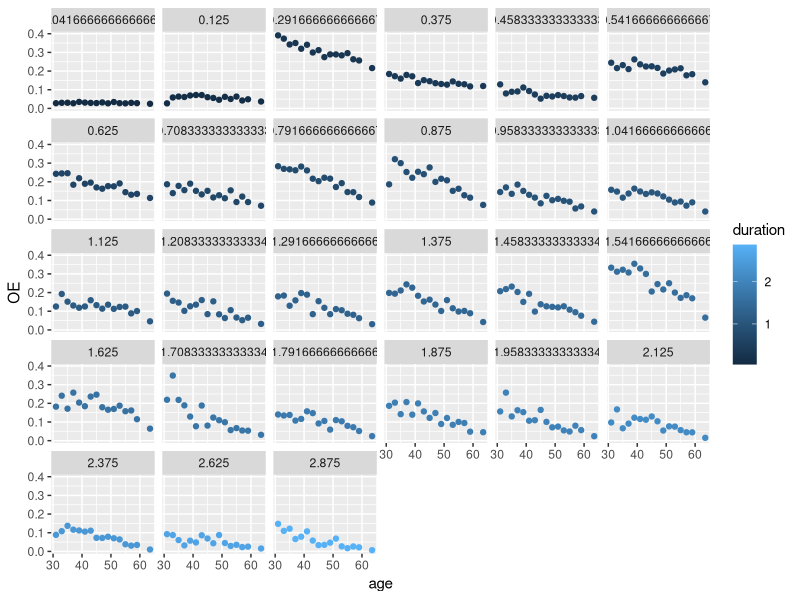
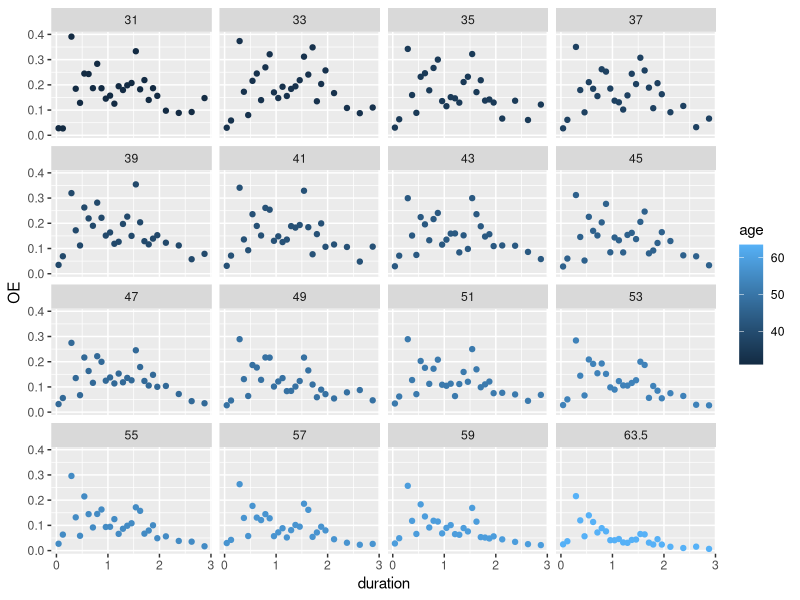
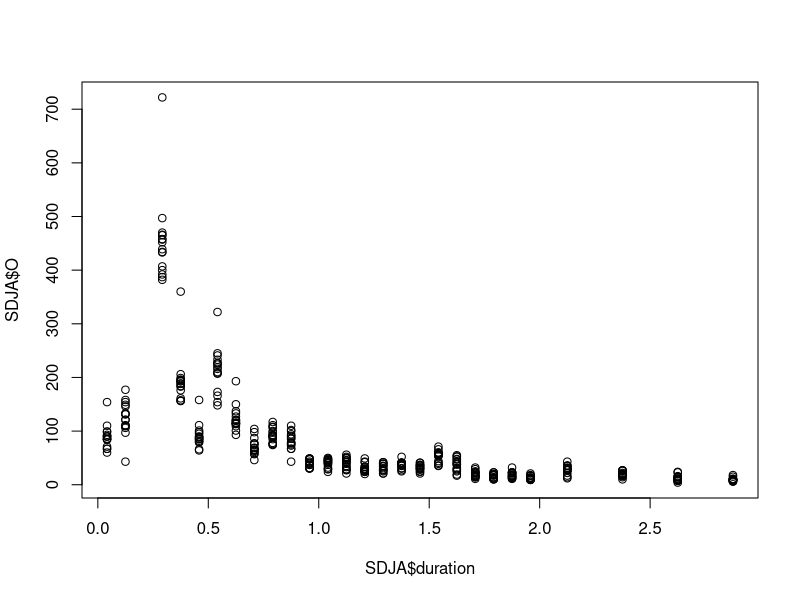
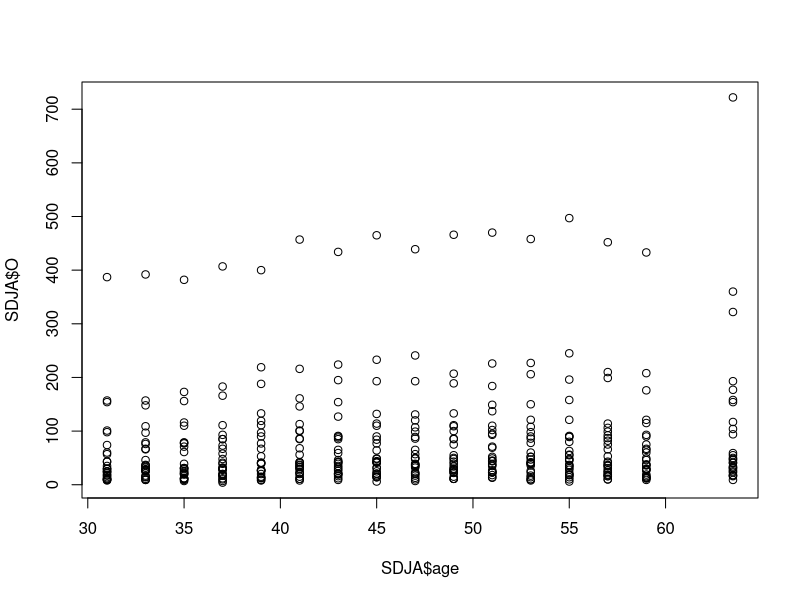
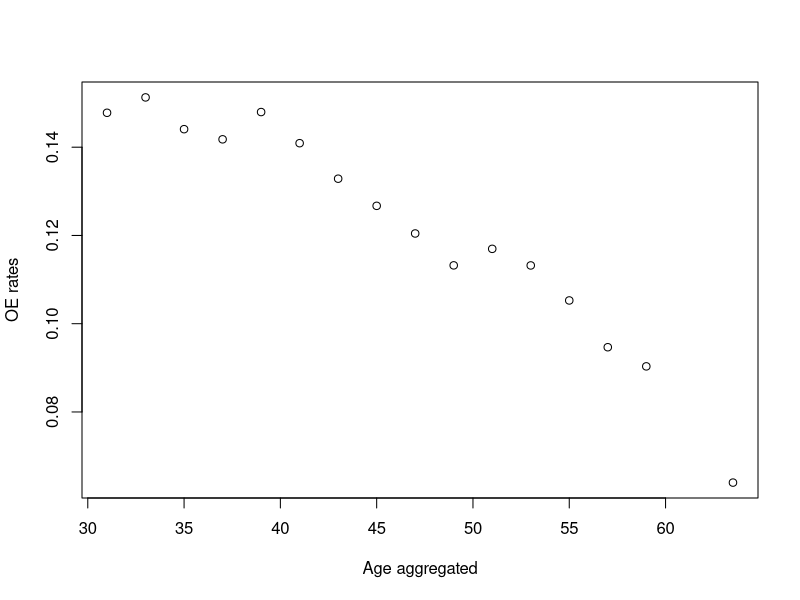
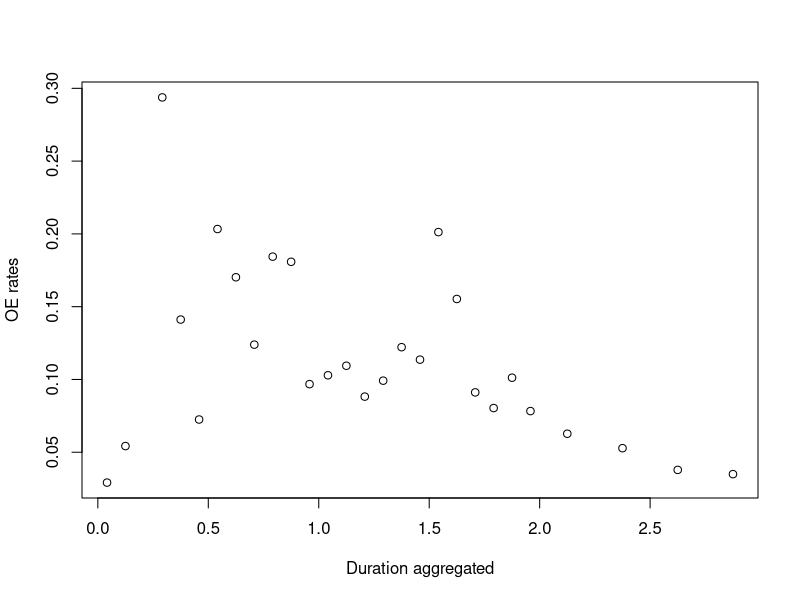
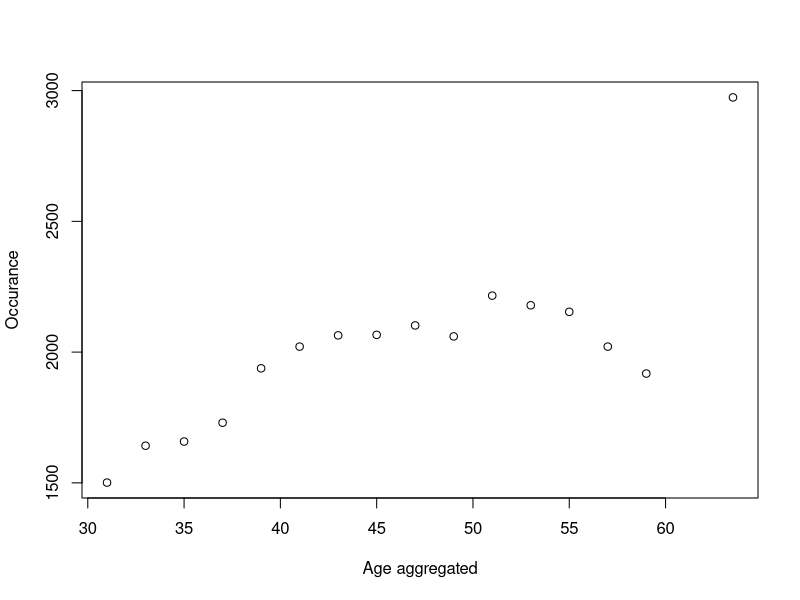
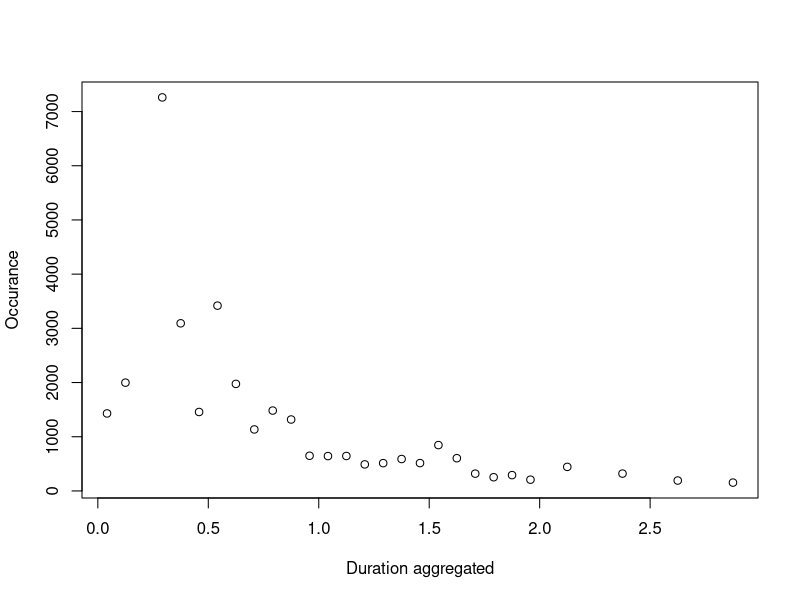

The R script that drew these images, in order:
######################################################
####               PAKKER OG DATA                 ####
######################################################
library(tidyverse)
library(ggplot2)
library(dplyr)
library(stats)
library(splines)
library(hexbin)


#Indlæs data:
SDJA <- read_csv("Data/SD/SDJA.csv")

# Opret variabel OE-rater
SDJA$OE <- SDJA$O / SDJA$E

# Vis data og opsummering
#view(Data)
#summary(Data)


######################################################
####        Datapunkt ved u = 2 måneder           ####
######################################################

#OE-raten for varrighed 2 måneder for alle aldre
SDJA_filtered <- SDJA[abs(SDJA$duration - 0.16666667) < 1e-8, ]
SDJA_OE_2m<-sum(SDJA_filtered$O)/sum(SDJA_filtered$E)

#Centrerer age
unique_ages_SDJA <- unique(SDJA$age)
midpoints_SDJA <- (unique_ages_SDJA[-1] + unique_ages_SDJA[-length(unique_ages_SDJA)]) / 2
custom_last_point_SDJA <- (67 - 60) / 2 + 60  # Brug 63.5 som værdi i højre endepunkt da det sidste datapunkt er 60 år
midpoints_SDJA <- c(midpoints_SDJA, custom_last_point_SDJA)
SDJA$age <- midpoints_SDJA[match(SDJA$age, unique_ages_SDJA)]


#Centrerer duration
midpointsduration_SDJA<-c((unique(SDJA$duration)[-1]+unique(SDJA$duration)[-length(unique(SDJA$duration))])/2,unique(SDJA$duration)[length(unique(SDJA$duration))])
SDJA$duration<-midpointsduration_SDJA[match(SDJA$duration, unique(SDJA$duration))]

#Fjerner punktet ved 3 år
SDJA<-SDJA[SDJA$duration!=unique(SDJA$duration)[length(unique(SDJA$duration))],]
#Fjerner punktet ved 2 måneder
SDJA <- SDJA[SDJA$duration != unique(SDJA$duration)[3], ]



print(midpointsduration_SDJA)
print(unique(SDJA$duration))

view(SDJA)

######################################################
####           Punktmasse: q-værdi                ####
######################################################

q <- SDJA_OE_2m


######################################################
####                  Ny model                    ####
######################################################

#----------------VISUALISERING AF DATA---------------
ggplot(SDJA, aes(x = age, y=OE)) +
  geom_point(aes(color = duration))+
  facet_wrap(~ duration)

ggplot(SDJA, aes(x = duration, y=OE)) +
  geom_point(aes(color = age))+
  facet_wrap(~ age)

plot(y=SDJA$O, x=SDJA$duration)
plot(y=SDJA$O, x=SDJA$age)


#---------AGGREGERING OG IKKE-LINEARE TRENDS--------

# Aggregering af data efter 'age'
AgeAgg <- SDJA %>%
  group_by(age) %>%
  summarise(expoAgg = sum(E), occAgg=sum(O)) %>%
  mutate(OE = occAgg/expoAgg)


# Aggregering af data efter 'duration'
DurAgg <- SDJA %>%
  group_by(duration) %>%
  summarise(expoAgg = sum(E), occAgg=sum(O)) %>%
  mutate(OE = occAgg/expoAgg)


# Plots af trends
plot(AgeAgg$age, AgeAgg$OE,xlab="Age aggregated", ylab="OE rates")
plot(DurAgg$duration, DurAgg$OE,xlab="Duration aggregated", ylab="OE rates")

plot(AgeAgg$age, AgeAgg$occAgg,xlab="Age aggregated", ylab="Occurance")
plot(DurAgg$duration, DurAgg$occAgg,xlab="Duration aggregated", ylab="Occurance")

plot(AgeAgg$age, AgeAgg$occAgg)
plot(DurAgg$duration, DurAgg$occAgg)

plot(AgeAgg$age, AgeAgg$expoAgg,xlab="Age aggregated", ylab="Exposure")
plot(DurAgg$duration, DurAgg$expoAgg,xlab="Duration aggregated", ylab="Exposure")




######################################################
####                  Residualplots               ####
######################################################


residplotage<-function(model){qplot(SDJA$age, .stdresid,data = model)+
    geom_smooth(method = "loess", size = 1, formula = y ~ x) +
    xlab("Age") +
    ylab("Fitted values")}

residplotduration<-function(model){qplot(SDJA$duration, .stdresid,data = model)+
    geom_smooth(method = "loess", size = 1, formula = y ~ x) +
    xlab("Duration") +
    ylab("Fitted values")}


######################################################
####                  GLM MODELLER                ####
######################################################
glm_linear_1 <- glm(O ~ age + duration, offset = log(E), 
                    family = poisson, data = SDJA)

glm_linear_2 <- glm(O ~ age, offset = log(E), 
                    family = poisson, data = SDJA)

glm_linear_3 <- glm(O ~ duration, offset = log(E), 
                    family = poisson, data = SDJA)


AIC(glm_linear_1,glm_linear_2,glm_linear_3)


######################################################
####                  POLYNIMIER                  ####
######################################################

glm_poly_1 <- glm(O ~ age + poly(duration, 1), offset = log(E), 
                  family = poisson, data = SDJA)

glm_poly_2 <- glm(O ~ age + poly(duration, 2), offset = log(E), 
                  family = poisson, data = SDJA)

glm_poly_4 <- glm(O ~ age + poly(duration, 4), offset = log(E), 
                  family = poisson, data = SDJA)

glm_poly_6 <- glm(O ~ age + poly(duration, 6), offset = log(E), 
                  family = poisson, data = SDJA)

glm_poly_8 <- glm(O ~ age + poly(duration, 8), offset = log(E), 
                  family = poisson, data = SDJA)

glm_poly_10 <- glm(O ~ age + poly(duration, 10), offset = log(E), 
                   family = poisson, data = SDJA)

glm_poly_12 <- glm(O ~ age + poly(duration, 12), offset = log(E), 
                   family = poisson, data = SDJA)

glm_poly_14 <- glm(O ~ age + poly(duration, 14), offset = log(E), 
                   family = poisson, data = SDJA)

glm_poly_16 <- glm(O ~ age + poly(duration, 16), offset = log(E), 
                   family = poisson, data =SDJA)

glm_poly_18 <- glm(O ~ age + poly(duration, 18), offset = log(E), 
                   family = poisson, data = SDJA)


AIC(glm_poly_1,glm_poly_2,glm_poly_4,glm_poly_6,glm_poly_8,glm_poly_10,glm_poly_12,glm_poly_14,glm_poly_16,glm_poly_18)

residplotduration(glm_poly_2)
residplotduration(glm_poly_6)
residplotduration(glm_poly_10)
residplotduration(glm_poly_16)
residplotduration(glm_poly_18)



glm_poly_2_1 <- glm(O ~ poly(age, 2) + poly(duration, 1), offset = log(E), 
                  family = poisson, data = SDJA)

glm_poly_2_2 <- glm(O ~ poly(age, 2) + poly(duration, 2), offset = log(E), 
                  family = poisson, data = SDJA)


glm_poly_2_4 <- glm(O ~ poly(age, 2) + poly(duration, 4), offset = log(E), 
                  family = poisson, data = SDJA)

glm_poly_2_6 <- glm(O ~ poly(age, 2) + poly(duration, 6), offset = log(E), 
                  family = poisson, data = SDJA)

glm_poly_2_8 <- glm(O ~ poly(age, 2) + poly(duration, 8), offset = log(E), 
                  family = poisson, data = SDJA)

glm_poly_2_10 <- glm(O ~ poly(age, 2) + poly(duration, 10), offset = log(E), 
                   family = poisson, data = SDJA)

glm_poly_2_12 <- glm(O ~ poly(age, 2) + poly(duration, 12), offset = log(E), 
                   family = poisson, data = SDJA)

glm_poly_2_14 <- glm(O ~ poly(age, 2) + poly(duration, 14), offset = log(E), 
                   family = poisson, data = SDJA)

glm_poly_2_16 <- glm(O ~ poly(age, 2) + poly(duration, 16), offset = log(E), 
                     family = poisson, data = SDJA)

glm_poly_2_18 <- glm(O ~ poly(age, 2) + poly(duration, 18), offset = log(E), 
                   family = poisson, data = SDJA)

AIC(glm_poly_2_1,glm_poly_2_2,glm_poly_2_4,glm_poly_2_6,glm_poly_2_8,glm_poly_2_10,glm_poly_2_12,glm_poly_2_14,glm_poly_2_16,glm_poly_2_18)



######################################################
####                  1 INDIKATOR                 ####
######################################################
glm_2indikator_add <- glm(O ~ age + poly(duration, 1) + I(duration >= 2/12)+ I(duration >= 5.5/12), offset = log(E), 
                          family = poisson, data = SDJA)

glm_indikator_add <- glm(O ~ age + poly(duration, 1) + I(duration >= 2/12), offset = log(E), 
                         family = poisson, data = SDJA)

AIC(glm_2indikator_add, glm_indikator_add)




#Lav en indikater og tjek samtlige polynomier grader:
glm_indikator_poly1 <- glm(O ~ poly(age, 2) + poly(duration, 1) + I(duration >= 2/12), offset = log(E), 
                           family = poisson, data = SDJA)

glm_indikator_poly2 <- glm(O ~ poly(age, 2) + poly(duration, 2) + I(duration >= 2/12), offset = log(E), 
                           family = poisson, data = SDJA)

glm_indikator_poly4 <- glm(O ~ poly(age, 2) + poly(duration, 4) + I(duration >= 2/12), offset = log(E), 
                           family = poisson, data = SDJA)

glm_indikator_poly6 <- glm(O ~ poly(age, 2) + poly(duration, 6) + I(duration >= 2/12), offset = log(E), 
                           family = poisson, data = SDJA)

glm_indikator_poly8 <- glm(O ~ poly(age, 2) + poly(duration, 8) + I(duration >= 2/12), offset = log(E), 
                           family = poisson, data = SDJA)

glm_indikator_poly10 <- glm(O ~ poly(age, 2) + poly(duration, 10) + I(duration >= 2/12), offset = log(E), 
                            family = poisson, data = SDJA)

glm_indikator_poly12 <- glm(O ~ poly(age, 2) + poly(duration, 12) + I(duration >= 2/12), offset = log(E), 
                            family = poisson, data = SDJA)

glm_indikator_poly14 <- glm(O ~ poly(age, 2) + poly(duration, 14) + I(duration >= 2/12), offset = log(E), 
                            family = poisson, data = SDJA)

glm_indikator_poly16 <- glm(O ~ poly(age, 2) + poly(duration, 16) + I(duration >= 2/12), offset = log(E), 
                            family = poisson, data = SDJA)

glm_indikator_poly18 <- glm(O ~ poly(age, 2) + poly(duration, 18) + I(duration >= 2/12), offset = log(E), 
                            family = poisson, data = SDJA)

AIC(glm_indikator_poly1,glm_indikator_poly2,glm_indikator_poly4,glm_indikator_poly6,glm_indikator_poly8,glm_indikator_poly10,glm_indikator_poly12,glm_indikator_poly14,glm_indikator_poly16,glm_indikator_poly18)



######################################################
####         Prædictions- og residualplot         ####
######################################################
#Indsæt den valgte model: 
model <- glm_indikator_poly4 

SDJA$predicted_O <- predict(model, type="response")


#Tjek efter trends
AgeAgg <- SDJA %>%
  group_by(age) %>%
  summarise(expoAgg = sum(E), occAgg = sum(O), predictedAgg = sum(predicted_O)) %>%
  mutate(predicted_OE = predictedAgg/expoAgg, OE = occAgg/expoAgg)


# Plot OE-rates over age
plot(AgeAgg$age, AgeAgg$OE, 
     col = "blue", 
     pch = 1, 
     xlab = "Age",
     ylab = "OE Rate",
     main = "OE-rates with additive model over Age")

# Tilføj den korrekte splines kurve for OE-raterne
lines(AgeAgg$age, AgeAgg$predicted_OE, col = "red", lwd = 2)


#Tjek efter trends
DurAgg <- SDJA %>%
  group_by(duration) %>%
  summarise(expoAgg = sum(E), occAgg = sum(O), predictedAgg = sum(predicted_O)) %>%
  mutate(predicted_OE = predictedAgg/expoAgg, OE = occAgg/expoAgg)

# Beregn OE-rater med de korrekte E-værdier


# Plot OE-rates over age
plot(DurAgg$duration, DurAgg$OE, 
     col = "blue", 
     pch = 1, 
     xlab = "Duration",
     ylab = "OE Rate",
     main = "OE-rates with additive model over Duration")

# Tilføj den korrekte splines kurve for OE-raterne
lines(DurAgg$duration, DurAgg$predicted_OE, col = "red", lwd = 2)

residplotage(model)
residplotduration(model)
#abline(v = my_knots, col = "green", lty = 2)


######################################################
####       Endelige nye model uden punktmasse     ####
######################################################
SDJA_punktmasse_model <- glm(O ~ poly(age, 2) + poly(duration, 4) + I(duration >= 2/12), offset = log(E), 
                           family = poisson, data = SDJA)


